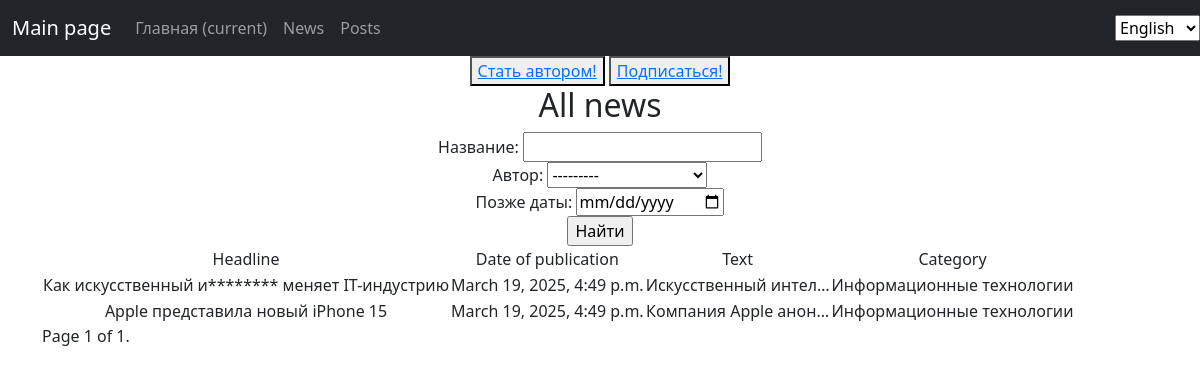
The app's page /news/news/categories/1 (signed in), older data.
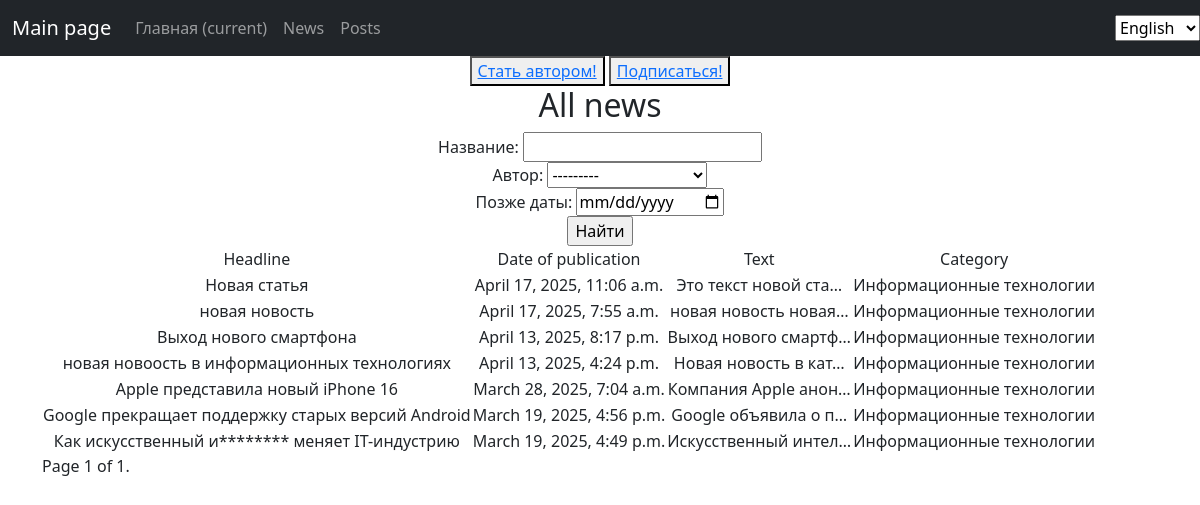
The same page, newer data.
### news/models.py (models this page shows, shortened)
class Post(models.Model):
    new = 'NW'
    paper = 'PR'
    TYPES = [
        (new, 'новость'),
        (paper, 'статья')
    ]
    name = models.CharField(max_length=255)
    text = models.TextField()
    rating = models.FloatField(default=0.0)
    datetime_in = models.DateTimeField(auto_now_add = True)
    type = models.CharField(max_length=2, choices=TYPES, default=paper)
    author = models.ForeignKey(Author, on_delete = models.CASCADE)
    category = models.ManyToManyField(Category, through= 'PostCategory')

class Category(models.Model):
    name = models.CharField(max_length=255, unique=True)
    subscribers = models.ManyToManyField(User, related_name='subscribed_categories', blank=True)

### news/views.py (the view)
class CategoryListView(PostList):
    model = Post
    template_name = 'category_list.html'
    context_object_name = 'category_news_list'
    def get_queryset(self):
        self.category = get_object_or_404(Category, id=self.kwargs['pk'])
        queryset = Post.objects.filter(category=self.category).order_by('-datetime_in')
        self.filterset = PostFilter(self.request.GET, queryset)
        return self.filterset.qs
    def get_context_data(self, **kwargs):
        context = super().get_context_data(**kwargs)
        if hasattr(self, 'filterset'):
            context['filterset'] = self.filterset
        if hasattr(self, 'category'):
            context['is_not_subscriber'] = self.request.user not in self.category.subscribers.all()
            context['category'] = self.category
        return context

### news/models.py (called while the page is built)
    def __str__(self):
        return f"{self.user.username} (Rating: {self.rating})"

### news/templatetags/custom_filters.py (called while the page is built)
@register.filter()
def censor(text):
    if isinstance(text, str):
        text = text.split()
        censored_words = []
        for word in text:
            stripped_word = word.strip(".,!?;:\"'()[]{}<>/\\|")
            if stripped_word.lower() in CENSORED_WORD:
                censored_word = stripped_word[0] + '*' * (len(stripped_word)-1)
                censored_word = word.replace(stripped_word, censored_word)
                censored_words.append(censored_word)
            else:
                censored_words.append(word)
    return ' '.join(censored_words)

### news/views.py (called while the page is built)
    def get_context_data(self, **kwargs):
        context = super().get_context_data(**kwargs)
        context['filterset'] = self.filterset
        if self.request.user.is_authenticated:
             context['is_not_authors'] = not self.request.user.groups.filter(name='authors').exists()
        else:
            context['is_not_authors'] = True
        return context

### templates/category_list.html (shortened to what this page needs)
{% extends 'flatpages/default.html' %}
{%load custom_filters%}
{% load cache %}
{% load i18n %}
{% block content %}
{% if user.is_authenticated %}
{% if is_not_authors %}
<button> <a href="upgrade/"> Стать автором!</a> </button>
{% endif %}
{% if is_not_subscriber %}
<button> <a href="{% url 'subscribe' category.id %}"> Подписаться!</a> </button>
{% endif %}
<h2>{%trans "Все новости"%}</h2>
{%cache 300 "category_filter" %}
<form action = '' method = 'get'>
    <div>
        <label for="id_name">Название:</label>
        {{ filterset.form.name }}
    </div>
    <div>
        <label for="id_author">Автор:</label>
        {{ filterset.form.author }}
    </div>
    <div>
        <label for="id_datetime_in">Позже даты:</label>
        {{ filterset.form.datetime_in }}
    </div>
<input type = 'submit' value = 'Найти'/>
</form>
{% endcache%}
{% if category_news_list %}
    <table>
        <tr>
            <td>{%trans "Заголовок"%}</td>
            <td>{%trans "Дата публикации"%}</td>
            <td>{%trans "Текст"%}</td>
            <td>{%trans "Категория"%}</td>
        </tr>
        {% for category_new in category_news_list %}
        <tr>
            <td>{{ category_new.name|censor }}</td>
            <td>{{ category_new.datetime_in }}</td>
            <td>{{ category_new.text|truncatechars:20|censor }}</td>
            <td>
                {% for cat in category_new.category.all %}
                {{ cat.name|truncatechars:50|censor }}{% if not forloop.last %}, {% endif %}
            {% empty %}
                Без категории
            {% endfor %}
            </td>
        </tr>
        {% endfor %}
    </table>
{% else %}
    <h2>{%trans "Новостей нет!"%}</h2>
{% endif %}
{% cache 600 "category_pagination" %}
<div class="pagination">
    <span class="step-links">
        <span class="current">
            Page {{ page_obj.number }} of {{ page_obj.paginator.num_pages }}.
        </span>
    </span>
</div>
{% endcache %}
{% else %}
    <p>{%trans "Вы не авторизованы."%}</p>
    <a href="/accounts/login/">Войти</a>
{% endif %}
{% endblock content %}

### templates/flatpages/default.html (shortened to what this page needs)
{% load i18n %}
<!DOCTYPE html>
<html lang="en">
    <head>
         {%load static%}
        <link href="{% static 'css/styles.css' %}" rel="stylesheet" />
    </head>
    <body>
        <nav class="navbar navbar-expand-lg navbar-dark bg-dark static-top">
            <div class="container">
                <a class="navbar-brand" href="#">{%trans "Главная страница" %}</a>
                <div class="collapse navbar-collapse" id="navbarResponsive">
                    <ul class="navbar-nav ml-auto">
                        <li class="nav-item active">
                            <a class="nav-link" href="#">{%trans "Main" %}
                                <span class="sr-only">(current)</span>
                            </a>
                        </li>
                        <li class="nav-item">
                            <a class="nav-link" href="#">{%trans "Новости" %}</a>
                        </li>
                        <li class="nav-item">
                            <a class="nav-link" href="#">{%trans "Статьи" %}</a>
                        </li>
                    </ul>
                </div>
            </div>
            <form action="{% url 'set_language' %}" method="post">
                <select name="language" onchange="this.form.submit()">
                    {% get_current_language as LANGUAGE_CODE %}
                    {% get_available_languages as LANGUAGES %}
                    {% for code, name in LANGUAGES %}
                        <option value="{{ code }}" {% if code == LANGUAGE_CODE %}selected{% endif %}>
                            {{ name }}
                        </option>
                    {% endfor %}
                </select>
            </form>
         </nav>
        <div class="container">
            <div class="row">
              <div class="col-lg-12 text-center">
                {% block content %}
                {% endblock %}
            </div>
        </div>
    </body>
</html>

Row changes from the older to the newer data that the page shows:
removed Post: name|censor "Apple представила новый iPhone 15", datetime_in "March 19, 2025, 4:49 p.m.", text|censor "Компания Apple анон…", Category (name|censor "Информационные технологии")
added Post: name|censor "Новая статья", datetime_in "April 17, 2025, 11:06 a.m.", text|censor "Это текст новой ста…", Category (name|censor "Информационные технологии")
added Post: name|censor "новая новость", datetime_in "April 17, 2025, 7:55 a.m.", text|censor "новая новость новая…", Category (name|censor "Информационные технологии")
added Post: name|censor "Выход нового смартфона", datetime_in "April 13, 2025, 8:17 p.m.", text|censor "Выход нового смартф…", Category (name|censor "Информационные технологии")
added Post: name|censor "новая новоость в информационных технологиях", datetime_in "April 13, 2025, 4:24 p.m.", text|censor "Новая новость в кат…", Category (name|censor "Информационные технологии")
added Post: name|censor "Apple представила новый iPhone 16", datetime_in "March 28, 2025, 7:04 a.m.", text|censor "Компания Apple анон…", Category (name|censor "Информационные технологии")
now on this page (row edited): Post: name|censor "Google прекращает поддержку старых версий Android", datetime_in "March 19, 2025, 4:56 p.m.", text|censor "Google объявила о п…", Category (name|censor "Информационные технологии")
